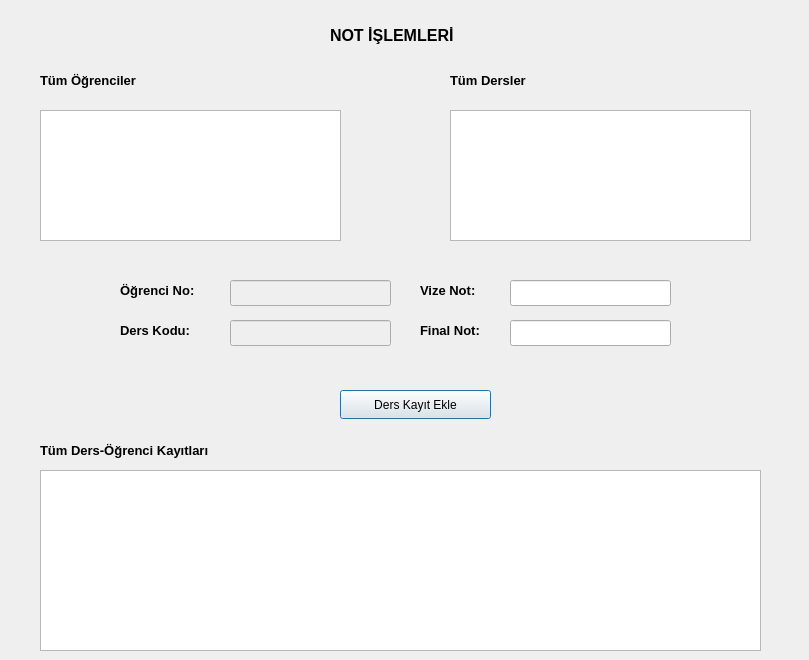
<?xml version="1.0" encoding="UTF-8"?>
<ui version="4.0">
 <class>notlar</class>
 <widget class="QDialog" name="notlar">
  <property name="geometry">
   <rect>
    <x>0</x>
    <y>0</y>
    <width>809</width>
    <height>660</height>
   </rect>
  </property>
  <property name="windowTitle">
   <string>Dialog</string>
  </property>
  <widget class="QLabel" name="label">
   <property name="geometry">
    <rect>
     <x>330</x>
     <y>20</y>
     <width>191</width>
     <height>31</height>
    </rect>
   </property>
   <property name="palette">
    <palette>
     <active>
      <colorrole role="WindowText">
       <brush brushstyle="SolidPattern">
        <color alpha="255">
         <red>255</red>
         <green>0</green>
         <blue>4</blue>
        </color>
       </brush>
      </colorrole>
     </active>
     <inactive>
      <colorrole role="WindowText">
       <brush brushstyle="SolidPattern">
        <color alpha="255">
         <red>0</red>
         <green>0</green>
         <blue>0</blue>
        </color>
       </brush>
      </colorrole>
     </inactive>
     <disabled>
      <colorrole role="WindowText">
       <brush brushstyle="SolidPattern">
        <color alpha="255">
         <red>120</red>
         <green>120</green>
         <blue>120</blue>
        </color>
       </brush>
      </colorrole>
     </disabled>
    </palette>
   </property>
   <property name="font">
    <font>
     <pointsize>12</pointsize>
     <bold>true</bold>
    </font>
   </property>
   <property name="text">
    <string>NOT İŞLEMLERİ</string>
   </property>
  </widget>
  <widget class="QLabel" name="label_3">
   <property name="geometry">
    <rect>
     <x>40</x>
     <y>70</y>
     <width>151</width>
     <height>21</height>
    </rect>
   </property>
   <property name="font">
    <font>
     <pointsize>10</pointsize>
     <bold>true</bold>
    </font>
   </property>
   <property name="text">
    <string>Tüm Öğrenciler</string>
   </property>
  </widget>
  <widget class="QLabel" name="label_4">
   <property name="geometry">
    <rect>
     <x>450</x>
     <y>70</y>
     <width>151</width>
     <height>21</height>
    </rect>
   </property>
   <property name="font">
    <font>
     <pointsize>10</pointsize>
     <bold>true</bold>
    </font>
   </property>
   <property name="text">
    <string>Tüm Dersler</string>
   </property>
  </widget>
  <widget class="QLabel" name="label_5">
   <property name="geometry">
    <rect>
     <x>120</x>
     <y>280</y>
     <width>151</width>
     <height>21</height>
    </rect>
   </property>
   <property name="font">
    <font>
     <pointsize>10</pointsize>
     <bold>true</bold>
    </font>
   </property>
   <property name="text">
    <string>Öğrenci No:</string>
   </property>
  </widget>
  <widget class="QLabel" name="label_6">
   <property name="geometry">
    <rect>
     <x>120</x>
     <y>320</y>
     <width>151</width>
     <height>21</height>
    </rect>
   </property>
   <property name="font">
    <font>
     <pointsize>10</pointsize>
     <bold>true</bold>
    </font>
   </property>
   <property name="text">
    <string>Ders Kodu:</string>
   </property>
  </widget>
  <widget class="QLabel" name="label_7">
   <property name="geometry">
    <rect>
     <x>420</x>
     <y>280</y>
     <width>151</width>
     <height>21</height>
    </rect>
   </property>
   <property name="font">
    <font>
     <pointsize>10</pointsize>
     <bold>true</bold>
    </font>
   </property>
   <property name="text">
    <string>Vize Not:</string>
   </property>
  </widget>
  <widget class="QLabel" name="label_8">
   <property name="geometry">
    <rect>
     <x>420</x>
     <y>320</y>
     <width>151</width>
     <height>21</height>
    </rect>
   </property>
   <property name="font">
    <font>
     <pointsize>10</pointsize>
     <bold>true</bold>
    </font>
   </property>
   <property name="text">
    <string>Final Not:</string>
   </property>
  </widget>
  <widget class="QPushButton" name="pushButton_derskayit">
   <property name="geometry">
    <rect>
     <x>340</x>
     <y>390</y>
     <width>151</width>
     <height>29</height>
    </rect>
   </property>
   <property name="text">
    <string>Ders Kayıt Ekle</string>
   </property>
  </widget>
  <widget class="QLineEdit" name="lineEdit_ogr_no">
   <property name="enabled">
    <bool>false</bool>
   </property>
   <property name="geometry">
    <rect>
     <x>230</x>
     <y>280</y>
     <width>161</width>
     <height>26</height>
    </rect>
   </property>
  </widget>
  <widget class="QLineEdit" name="lineEdit_ders_kodu">
   <property name="enabled">
    <bool>false</bool>
   </property>
   <property name="geometry">
    <rect>
     <x>230</x>
     <y>320</y>
     <width>161</width>
     <height>26</height>
    </rect>
   </property>
  </widget>
  <widget class="QLineEdit" name="lineEdit_vize_notu">
   <property name="geometry">
    <rect>
     <x>510</x>
     <y>280</y>
     <width>161</width>
     <height>26</height>
    </rect>
   </property>
  </widget>
  <widget class="QLineEdit" name="lineEdit_final_notu">
   <property name="geometry">
    <rect>
     <x>510</x>
     <y>320</y>
     <width>161</width>
     <height>26</height>
    </rect>
   </property>
  </widget>
  <widget class="QTableView" name="tableView_tumogrenciler">
   <property name="geometry">
    <rect>
     <x>40</x>
     <y>110</y>
     <width>301</width>
     <height>131</height>
    </rect>
   </property>
  </widget>
  <widget class="QTableView" name="tableView_tumdersler">
   <property name="geometry">
    <rect>
     <x>450</x>
     <y>110</y>
     <width>301</width>
     <height>131</height>
    </rect>
   </property>
  </widget>
  <widget class="QLabel" name="label_9">
   <property name="geometry">
    <rect>
     <x>40</x>
     <y>440</y>
     <width>271</width>
     <height>21</height>
    </rect>
   </property>
   <property name="font">
    <font>
     <pointsize>10</pointsize>
     <bold>true</bold>
    </font>
   </property>
   <property name="text">
    <string>Tüm Ders-Öğrenci Kayıtları</string>
   </property>
  </widget>
  <widget class="QTableView" name="tableView_tumkayitlar">
   <property name="geometry">
    <rect>
     <x>40</x>
     <y>470</y>
     <width>721</width>
     <height>181</height>
    </rect>
   </property>
  </widget>
 </widget>
 <resources/>
 <connections/>
</ui>
